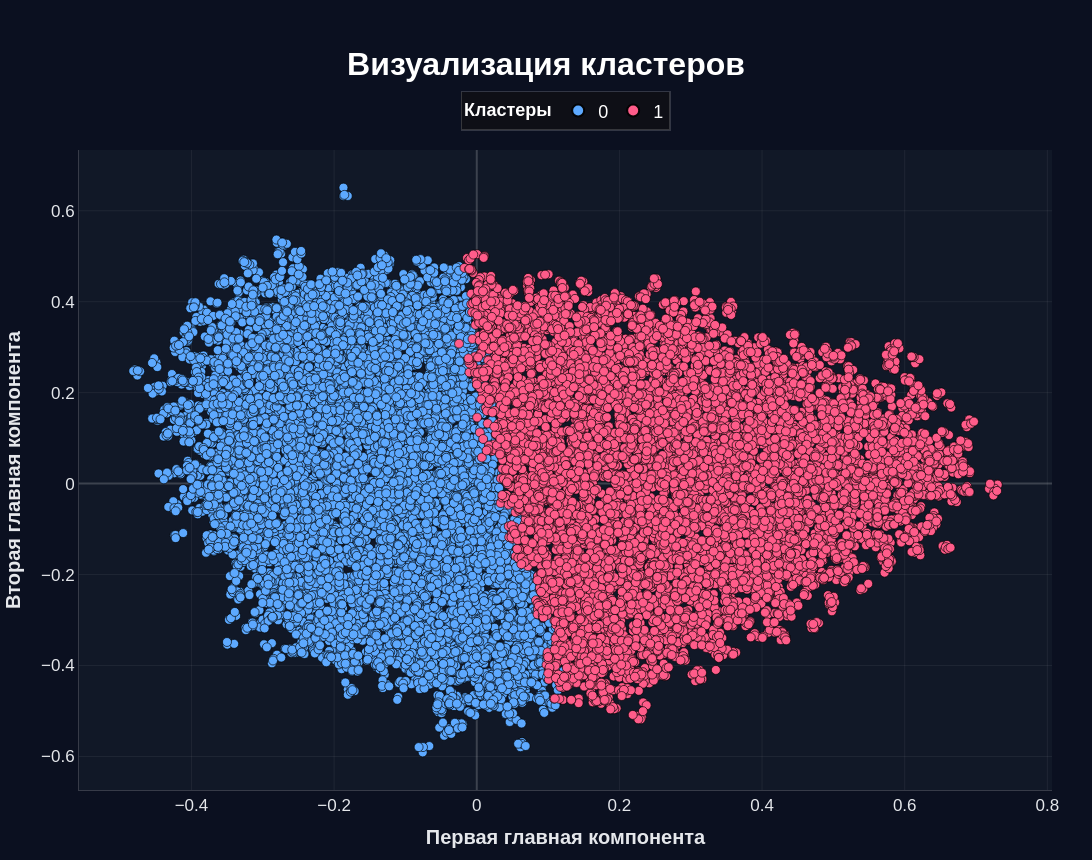

This figure's notebook cell:
### Code cell
import pandas as pd
import plotly.express as px

df = pd.read_csv("reconstructed_clusters_from_screenshot.csv")

x_col = "Первая главная компонента"
y_col = "Вторая главная компонента"
cluster_col = "Кластер"

df[cluster_col] = df[cluster_col].astype(str)

colors = {
    "0": "#5DA9FF",
    "1": "#FF5C8A"
}

fig = px.scatter(
    df,
    x=x_col,
    y=y_col,
    color=cluster_col,
    color_discrete_map=colors,
    width=1280,
    height=860,
    render_mode="svg"   # ← SVG делает точки намного четче
)

# Четкие красивые точки с границей
fig.update_traces(
    mode="markers",
    marker=dict(
        size=9,
        opacity=1,

        # ЧЕРНЫЕ границы
        line=dict(
            width=0.7,
            color="rgba(0,0,0,0.95)"
        ),

        symbol="circle"
    )
)

fig.update_layout(

    template="plotly_dark",

    paper_bgcolor="#0B1020",
    plot_bgcolor="#111827",

    title=dict(
        text="<b>Визуализация кластеров</b><br>",
        x=0.5,
        font=dict(
            size=32,
            color="white",
            family="Arial"
        )
    ),

    font=dict(
        family="Arial",
        size=17,
        color="#E5E7EB"
    ),

    # КРУПНАЯ красивая легенда
    legend=dict(
        title=dict(
            text="<b>Кластеры</b>",
            font=dict(size=18, color="white")
        ),

        font=dict(
            size=18,
            color="white"
        ),

        itemsizing="constant",

        bgcolor="rgba(15,15,20,0.82)",

        bordercolor="rgba(255,255,255,0.16)",
        borderwidth=1.5,

        orientation="h",

        yanchor="bottom",
        y=1.03,

        xanchor="center",
        x=0.5
    ),

    margin=dict(
        l=70,
        r=40,
        t=150,
        b=70
    ),

    xaxis=dict(
        title="<b>Первая главная компонента</b>",

        title_font=dict(size=20),

        showgrid=True,
        gridcolor="rgba(255,255,255,0.06)",

        zeroline=True,
        zerolinecolor="rgba(255,255,255,0.18)",

        showline=True,
        linecolor="rgba(255,255,255,0.18)"
    ),

    yaxis=dict(
        title="<b>Вторая главная компонента</b>",

        title_font=dict(size=20),

        showgrid=True,
        gridcolor="rgba(255,255,255,0.06)",

        zeroline=True,
        zerolinecolor="rgba(255,255,255,0.18)",

        showline=True,
        linecolor="rgba(255,255,255,0.18)"
    )
)

fig.show()

### Figure 1 — Plotly figure (JSON) as saved in the notebook; plotly's stock layout.template omitted (floating-point values rounded to 4 significant figures; data arrays with more than 128 entries replaced by an {"elided": "..."} marker saying what was removed)
{"data": [{"hovertemplate": "Кластер=0<br>Первая главная компонента=%{x}<br>Вторая главная компонента=%{y}<extra></extra>", "legendgroup": "0", "marker": {"color": "#5DA9FF", "line": {"color": "rgba(0,0,0,0.95)", "width": 0.7}, "opacity": 1, "size": 9, "symbol": "circle"}, "mode": "markers", "name": "0", "orientation": "v", "showlegend": true, "type": "scatter", "x": {"elided": "8000 float values"}, "xaxis": "x", "y": {"elided": "8000 float values"}, "yaxis": "y"}, {"hovertemplate": "Кластер=1<br>Первая главная компонента=%{x}<br>Вторая главная компонента=%{y}<extra></extra>", "legendgroup": "1", "marker": {"color": "#FF5C8A", "line": {"color": "rgba(0,0,0,0.95)", "width": 0.7}, "opacity": 1, "size": 9, "symbol": "circle"}, "mode": "markers", "name": "1", "orientation": "v", "showlegend": true, "type": "scatter", "x": {"elided": "8000 float values"}, "xaxis": "x", "y": {"elided": "8000 float values"}, "yaxis": "y"}], "layout": {"font": {"color": "#E5E7EB", "family": "Arial", "size": 17}, "height": 860, "legend": {"bgcolor": "rgba(15,15,20,0.82)", "bordercolor": "rgba(255,255,255,0.16)", "borderwidth": 1.5, "font": {"color": "white", "size": 18}, "itemsizing": "constant", "orientation": "h", "title": {"font": {"color": "white", "size": 18}, "text": "<b>Кластеры</b>"}, "tracegroupgap": 0, "x": 0.5, "xanchor": "center", "y": 1.03, "yanchor": "bottom"}, "margin": {"b": 70, "l": 70, "r": 40, "t": 150}, "paper_bgcolor": "#0B1020", "plot_bgcolor": "#111827", "title": {"font": {"color": "white", "family": "Arial", "size": 32}, "text": "<b>Визуализация кластеров</b><br>", "x": 0.5}, "width": 1280, "xaxis": {"anchor": "y", "domain": [0, 1], "gridcolor": "rgba(255,255,255,0.06)", "linecolor": "rgba(255,255,255,0.18)", "showgrid": true, "showline": true, "title": {"font": {"size": 20}, "text": "<b>Первая главная компонента</b>"}, "zeroline": true, "zerolinecolor": "rgba(255,255,255,0.18)"}, "yaxis": {"anchor": "x", "domain": [0, 1], "gridcolor": "rgba(255,255,255,0.06)", "linecolor": "rgba(255,255,255,0.18)", "showgrid": true, "showline": true, "title": {"font": {"size": 20}, "text": "<b>Вторая главная компонента</b>"}, "zeroline": true, "zerolinecolor": "rgba(255,255,255,0.18)"}}}
